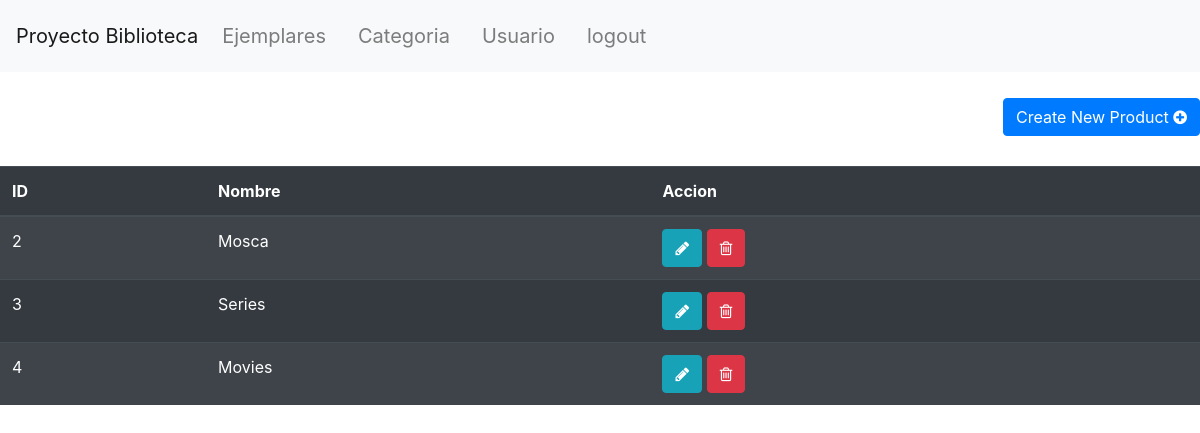
The app's page /grup4/index.php/categoria with its own data.
### tables this page shows
CREATE TABLE `categoria` (
  `cate_id` int(11) NOT NULL,
  `cate_nombre` varchar(45) DEFAULT NULL
);

### grup4/application/controllers/Categoria.php (called while the page is built, shortened)
<?php
class Categoria extends CI_Controller {
   public function __construct() {
      $this->load->model('CategoriaModel');
   }
   public function index()
   {
       $categoria=new CategoriaModel;
       $data['data']=$categoria->get_categoria();
       $this->load->view('includes/header');
       $this->load->view('categoria/list',$data);
       $this->load->view('includes/footer');
   }
}

### grup4/index.php (called while the page is built, shortened)
<?php
require_once BASEPATH.'core/CodeIgniter.php';

### grup4/application/models/CategoriaModel.php (called while the page is built, shortened)
<?php
class CategoriaModel extends CI_Model{
    public function get_categoria(){
        $query = $this->db->get("categoria");
        return $query->result();
    }
}
?>

### grup4/application/views/categoria/list.php (the view)
<br>
   <div class="row">
    <div class="col-lg-12">
        <h2 class="text-white">Categoria
            <div class="pull-right">
               <a class="btn btn-primary" href="<?php echo base_url('categoria/create') ?>"> Create New Product  <i class="fa fa-plus-circle" aria-hidden="true"></i></a>
            </div>
        </h2>
     </div>
</div>
<br>
<center>
<table class="table table-hover table-striped table-dark ">
  <thead class"thead-dark">
      <tr>
          <th>ID</th>
          <th>Nombre</th>
      <th>Accion</th>
      </tr>
  </thead>
  <tbody>
   <?php foreach ($data as $d) { ?>
      <tr>
         <td><?php echo $d->cate_id; ?></td>
          <td><?php echo $d->cate_nombre; ?></td>
      <td>
      <form method="DELETE" action="<?php echo base_url('categoria/delete/'.$d->cate_id);?>">
         <a class="btn btn-info btn-xs" href="<?php echo base_url('categoria/edit/'.$d->cate_id) ?>"><i class='fa fa-pencil' aria-hidden='true'></i></a>
          <button type="submit" class="btn btn-danger btn-xs"><i class='fa fa-trash-o' aria-hidden='true'></i></button>
        </form>
      </td>
      </tr>
      <?php } ?>
  </tbody>
</table>
</center>

### records on screen
categoria: cate_id "2", cate_nombre "Mosca"
categoria: cate_id "3", cate_nombre "Series"
categoria: cate_id "4", cate_nombre "Movies"
